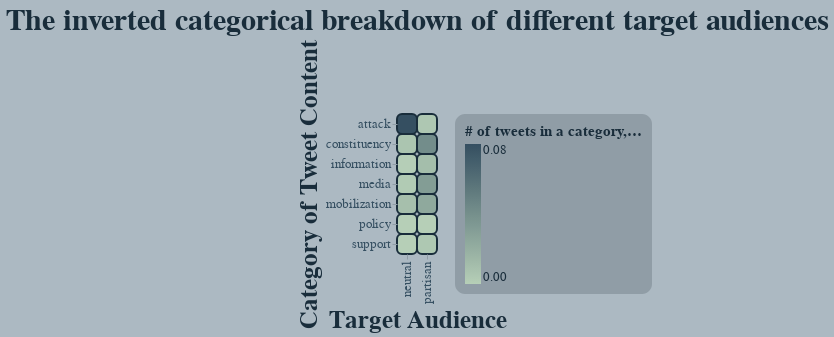

Here is the notebook cell this chart was saved with:
### Markdown cell above
##### **VIS 2**

This visualization is largely unaffected because it was already ***so*** unintuitive from the start. But I suppose it is still confusing, once the reader relates dark color = higher number, to then understand the distinction that higher number != more tweets!

### Code cell
inverted_heatmap = chart.mark_rect().encode(
    alt.X( "bias-trun", title="Target Audience" ),
    alt.Y( "category", title="Category of Tweet Content" ),
    alt.Color( "invert:Q", title="# of tweets in a category, inverted")
).properties(
    title="The inverted categorical breakdown of different target audiences"
)

apply_all(inverted_heatmap, palletA)

### Figure 1 — Vega-Lite specification as saved in the notebook (floating-point values rounded to 4 significant figures)
{"config": {"view": {"continuousWidth": 400, "continuousHeight": 300, "strokeWidth": 0}, "axis": {"domainColor": "#FFFFFF00", "gridColor": "#909DA6", "labelColor": "#354F61", "labelFontSize": 13, "tickColor": "#909DA6", "titleColor": "#192D3B", "titleFontSize": 25}, "background": "#ACB9C2", "bar": {"cornerRadius": 5}, "font": "DINCondensed-Bold", "legend": {"cornerRadius": 10, "fillColor": "#909DA6", "labelColor": "#192D3B", "labelFontSize": 13, "padding": 10, "titleColor": "#192D3B", "titleFontSize": 15}, "mark": {"cornerRadius": 5, "stroke": "#192D3B", "strokeWidth": 2}, "range": {"category": ["#B6CFB7", "#A0B9A8", "#8BA49A", "#758F8C", "#60797D", "#4A646F", "#354F61"], "heatmap": ["#B6CFB7", "#A0B9A8", "#8BA49A", "#758F8C", "#60797D", "#4A646F", "#354F61"]}, "title": {"color": "#192D3B", "fontSize": 30}}, "data": {"name": "data-b18f56463b49e574ace535444f5bfcab"}, "mark": "rect", "encoding": {"color": {"field": "invert", "title": "# of tweets in a category, inverted", "type": "quantitative"}, "x": {"field": "bias-trun", "title": "Target Audience", "type": "nominal"}, "y": {"field": "category", "title": "Category of Tweet Content", "type": "nominal"}}, "title": "The inverted categorical breakdown of different target audiences", "$schema": "https://vega.github.io/schema/vega-lite/v4.17.0.json", "datasets": {"data-b18f56463b49e574ace535444f5bfcab": [{"bias-trun": "partisan", "category": "policy", "value": 706, "perc": 58.35, "invert": 0.001416, "invert-perc": 1.105, "Unnamed: 6": null, "Unnamed: 7": null, "Unnamed: 8": null, "Unnamed: 9": null}, {"bias-trun": "partisan", "category": "attack", "value": 160, "perc": 13.22, "invert": 0.00625, "invert-perc": 4.875, "Unnamed: 6": null, "Unnamed: 7": null, "Unnamed: 8": null, "Unnamed: 9": null}, {"bias-trun": "partisan", "category": "information", "value": 82, "perc": 6.777, "invert": 0.0122, "invert-perc": 9.513, "Unnamed: 6": null, "Unnamed: 7": null, "Unnamed: 8": "total=", "Unnamed: 9": 5000.0}, {"bias-trun": "partisan", "category": "mobilization", "value": 39, "perc": 3.223, "invert": 0.02564, "invert-perc": 20.0, "Unnamed: 6": null, "Unnamed: 7": null, "Unnamed: 8": "partisan total=", "Unnamed: 9": 1210.0}, {"bias-trun": "partisan", "category": "support", "value": 170, "perc": 14.05, "invert": 0.005882, "invert-perc": 4.589, "Unnamed: 6": null, "Unnamed: 7": null, "Unnamed: 8": "neutral total=", "Unnamed: 9": 2499.0}, {"bias-trun": "partisan", "category": "constituency", "value": 23, "perc": 1.901, "invert": 0.04348, "invert-perc": 33.92, "Unnamed: 6": null, "Unnamed: 7": null, "Unnamed: 8": null, "Unnamed: 9": null}, {"bias-trun": "partisan", "category": "media", "value": 30, "perc": 2.479, "invert": 0.03333, "invert-perc": 26.0, "Unnamed: 6": null, "Unnamed: 7": null, "Unnamed: 8": "total-inv", "Unnamed: 9": 0.239}, {"bias-trun": "neutral", "category": "policy", "value": 705, "perc": 28.21, "invert": 0.001418, "invert-perc": 1.281, "Unnamed: 6": null, "Unnamed: 7": null, "Unnamed: 8": "partisan inv", "Unnamed: 9": 0.1282}, {"bias-trun": "neutral", "category": "attack", "value": 12, "perc": 0.4802, "invert": 0.08333, "invert-perc": 75.23, "Unnamed: 6": null, "Unnamed: 7": null, "Unnamed: 8": "neutral inv", "Unnamed: 9": 0.1108}, {"bias-trun": "neutral", "category": "information", "value": 565, "perc": 22.61, "invert": 0.00177, "invert-perc": 1.598, "Unnamed: 6": null, "Unnamed: 7": null, "Unnamed: 8": null, "Unnamed: 9": null}, {"bias-trun": "neutral", "category": "mobilization", "value": 90, "perc": 3.601, "invert": 0.01111, "invert-perc": 10.03, "Unnamed: 6": null, "Unnamed: 7": null, "Unnamed: 8": null, "Unnamed: 9": null}, {"bias-trun": "neutral", "category": "support", "value": 751, "perc": 30.05, "invert": 0.001332, "invert-perc": 1.202, "Unnamed: 6": null, "Unnamed: 7": null, "Unnamed: 8": null, "Unnamed: 9": null}, {"bias-trun": "neutral", "category": "constituency", "value": 129, "perc": 5.162, "invert": 0.007752, "invert-perc": 6.999, "Unnamed: 6": null, "Unnamed: 7": null, "Unnamed: 8": null, "Unnamed: 9": null}, {"bias-trun": "neutral", "category": "media", "value": 247, "perc": 9.884, "invert": 0.004049, "invert-perc": 3.655, "Unnamed: 6": null, "Unnamed: 7": null, "Unnamed: 8": null, "Unnamed: 9": null}]}}
